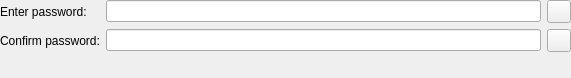
<?xml version="1.0" encoding="UTF-8"?>
<ui version="4.0">
 <class>PasswordEditWidget</class>
 <widget class="QWidget" name="PasswordEditWidget">
  <property name="geometry">
   <rect>
    <x>0</x>
    <y>0</y>
    <width>571</width>
    <height>78</height>
   </rect>
  </property>
  <layout class="QFormLayout" name="formLayout">
   <property name="leftMargin">
    <number>0</number>
   </property>
   <property name="topMargin">
    <number>0</number>
   </property>
   <property name="rightMargin">
    <number>0</number>
   </property>
   <property name="bottomMargin">
    <number>0</number>
   </property>
   <item row="0" column="0">
    <widget class="QLabel" name="enterPasswordLabel">
     <property name="text">
      <string>Enter password:</string>
     </property>
    </widget>
   </item>
   <item row="0" column="1">
    <layout class="QHBoxLayout" name="horizontalLayout">
     <item>
      <widget class="PasswordEdit" name="enterPasswordEdit">
       <property name="accessibleName">
        <string>Password field</string>
       </property>
       <property name="echoMode">
        <enum>QLineEdit::Password</enum>
       </property>
      </widget>
     </item>
     <item>
      <widget class="QToolButton" name="togglePasswordButton">
       <property name="accessibleName">
        <string>Toggle password visibility</string>
       </property>
       <property name="checkable">
        <bool>true</bool>
       </property>
      </widget>
     </item>
    </layout>
   </item>
   <item row="1" column="1">
    <layout class="QHBoxLayout" name="horizontalLayout_2">
     <item>
      <widget class="PasswordEdit" name="repeatPasswordEdit">
       <property name="accessibleName">
        <string>Repeat password field</string>
       </property>
       <property name="echoMode">
        <enum>QLineEdit::Password</enum>
       </property>
      </widget>
     </item>
     <item>
      <widget class="QToolButton" name="passwordGeneratorButton">
       <property name="accessibleName">
        <string>Toggle password generator</string>
       </property>
      </widget>
     </item>
    </layout>
   </item>
   <item row="1" column="0">
    <widget class="QLabel" name="repeatPasswordLabel">
     <property name="text">
      <string>Confirm password:</string>
     </property>
    </widget>
   </item>
  </layout>
 </widget>
 <customwidgets>
  <customwidget>
   <class>PasswordEdit</class>
   <extends>QLineEdit</extends>
   <header>gui/PasswordEdit.h</header>
   <container>1</container>
  </customwidget>
 </customwidgets>
 <tabstops>
  <tabstop>enterPasswordEdit</tabstop>
  <tabstop>repeatPasswordEdit</tabstop>
  <tabstop>togglePasswordButton</tabstop>
  <tabstop>passwordGeneratorButton</tabstop>
 </tabstops>
 <resources/>
 <connections/>
</ui>
